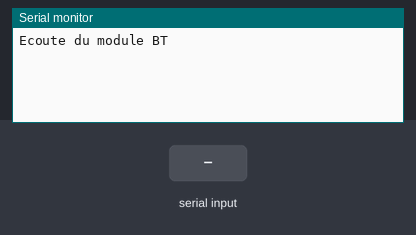
Bench run of a sketch on a simulated Arduino Mega 2560, built with avr-gcc and run on an emulated ATmega2560. On the bench: the last lines printed to the serial monitor. The test bench sets the inputs (shaded band).

Above: at 1.2 s.
1.3 s: "1" received over the second serial link
At 2.1 s:
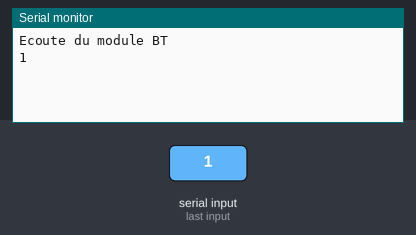
2.8 s: "0" received over the second serial link
At 3.2 s:
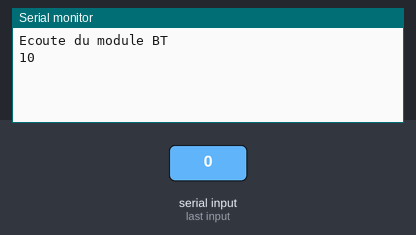

Measured:
- after the input at 1.3 s, the serial monitor: prints a new line at once (image 1)
- after the input at 2.8 s, the serial monitor: prints a new line at once (image 2)

The sketch:

ITER_comBT.ino
```cpp
#include "Arduino.h"
//The setup function is called once at startup of the sketch
void setup()
{
// Add your initialization code here
// Test sans
	//PC connexion
	Serial.begin(9600);
	Serial.println("Ecoute du module BT");

	//BT connexion
	Serial1.begin(9600);
	Serial1.println("Iter robot bonjour");

}

// The loop function is called in an endless loop
void loop()
{
//Add your repeated code here
	// Ecoute du module BT
	if(Serial1.available())
		Serial.write(Serial1.read()); //Ecrire le caractère sur le port série du PC

	// Ecoute du port série du PC
	if(Serial.available())
		Serial1.write(Serial.read()); //Ecrire le caractère reçu sur le module BT

}
```

.ino.cpp
```cpp
#ifdef __IN_ECLIPSE__
//This is a automatic generated file
//Please do not modify this file
//If you touch this file your change will be overwritten during the next build
//This file has been generated on 2018-11-15 22:13:50

#include "Arduino.h"
#include "Arduino.h"
void setup() ;
void loop() ;

#include "ITER_comBT.ino"


#endif
```

IterEncoders.cpp
```cpp
/*
 * IterEncoders.cpp
 *
 *  Created on: 25 oct. 2017
 *      Author: patrice
 */

#include "IterEncoders.h"

static volatile uint16_t countEncRT, countEncLT;

void rightISR(void) {
	/*
	 * Incrémenter le compteur droit
	 * Quand une interruption est générée par l'encodeur droit
	 */
	noInterrupts();

	countEncRT += 1;

	interrupts();

}

void leftISR(void) {
	/*
	 * Incrémenter le compteur gauche
	 * Quand une interruption est générée par l'encodeur gauche
	 */
	noInterrupts();

	countEncLT += 1;

	interrupts();

}


void IterEncoders::initEnc() {
	/*Initialisation des interruptions externes
	 * pour les encodeurs droit et gauche
	 */
	pinMode(encRTA , INPUT_PULLUP);
	pinMode(encLTA , INPUT_PULLUP);
	countEncRT = 0;
	countEncLT = 0;
	attachInterrupt(digitalPinToInterrupt(encRTA), rightISR, CHANGE);
	attachInterrupt(digitalPinToInterrupt(encLTA), leftISR, CHANGE);
}

void IterEncoders::stopEnc() {
	/*
	 * Arrête la prise en compte des interruptions externes
	 */

	detachInterrupt(digitalPinToInterrupt(encRTA));
	detachInterrupt(digitalPinToInterrupt(encLTA));
	countEncRT = 0;
	countEncLT = 0;
}

uint16_t IterEncoders::getCountsEncRT(void) {
	/*
	 * Renvoie l'état du compteur d'impulsion de la roue droite
	 * 6 impulsions par tour moteur
	 * réducteur 3952:33
	 * soit 718 impulsions par tour de roue
	 */
	noInterrupts();
	uint16_t counts = countEncRT;
	interrupts();
	return counts;

}

uint16_t IterEncoders::getCountsEncLT(void) {
	/*
	 * Renvoie l'état du compteur d'impulsion de la roue gauche
	 * 6 impulsions par tour moteur
	 * réducteur 3952:33
	 * soit 718 impulsions par tour de roue
	 */
	noInterrupts();
	uint16_t counts = countEncLT;
	interrupts();
	return counts;

}

void IterEncoders::resetCountsEncLT(void) {
	/*
	 * Remet à zéro le compteur d'impulsion de la roue gauche
	 */
	noInterrupts();
	countEncLT = 0;
	interrupts();

}

void IterEncoders::resetCountsEncRT(void) {
	/*
	 * Remet à zéro le compteur d'impulsion de la roue droite
	 */
	noInterrupts();
	countEncRT = 0;
	interrupts();

}
```

IterEncoders.h
```cpp
/*
 * IterEncoders.h
 *
 *  Created on: 25 oct. 2017
 *      Author: patrice
 *
 * bibliothèque de gestion des encodeurs
 * utilisation des interruptions externes pour compter les impulsions du codeurs
 * de la roue droite et gauche.
 * Sur le front montant de la broche 2/3 on incrémente un compteur
 *
 *
 */

#ifndef ITERENCODERS_H_
#define ITERENCODERS_H_

#include "Arduino.h"

#define encRTA  2  // Broche d'interruption encodeur droit

#define encLTA  3  // Broche d'interruption encodeur gauche


class IterEncoders {
public:
	void initEnc(void);
	void stopEnc(void);
	uint16_t getCountsEncRT(void);
	uint16_t getCountsEncLT(void);
	void resetCountsEncLT(void);
	void resetCountsEncRT(void);

};

#endif /* ITERENCODERS_H_ */
```
